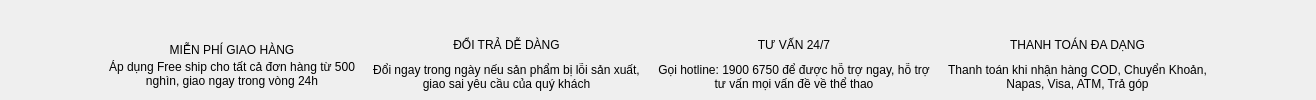
                   <widget class="QWidget" name="horizontalWidget_3" native="true">
                    <layout class="QHBoxLayout" name="horizontalLayout_25">
                     <property name="spacing">
                      <number>0</number>
                     </property>
                     <property name="leftMargin">
                      <number>0</number>
                     </property>
                     <property name="topMargin">
                      <number>0</number>
                     </property>
                     <property name="rightMargin">
                      <number>0</number>
                     </property>
                     <property name="bottomMargin">
                      <number>0</number>
                     </property>
                     <item>
                      <widget class="QWidget" name="sectionWhy" native="true">
                       <property name="minimumSize">
                        <size>
                         <width>0</width>
                         <height>0</height>
                        </size>
                       </property>
                       <property name="maximumSize">
                        <size>
                         <width>16777215</width>
                         <height>16777215</height>
                        </size>
                       </property>
                       <layout class="QHBoxLayout" name="horizontalLayout_27">
                        <property name="spacing">
                         <number>0</number>
                        </property>
                        <property name="leftMargin">
                         <number>100</number>
                        </property>
                        <property name="topMargin">
                         <number>0</number>
                        </property>
                        <property name="rightMargin">
                         <number>100</number>
                        </property>
                        <property name="bottomMargin">
                         <number>0</number>
                        </property>
                        <item>
                         <widget class="QWidget" name="widget_30" native="true">
                          <property name="minimumSize">
                           <size>
                            <width>0</width>
                            <height>0</height>
                           </size>
                          </property>
                          <property name="maximumSize">
                           <size>
                            <width>310</width>
                            <height>16777215</height>
                           </size>
                          </property>
                          <layout class="QVBoxLayout" name="verticalLayout_25">
                           <property name="spacing">
                            <number>0</number>
                           </property>
                           <property name="leftMargin">
                            <number>9</number>
                           </property>
                           <property name="topMargin">
                            <number>9</number>
                           </property>
                           <property name="rightMargin">
                            <number>9</number>
                           </property>
                           <property name="bottomMargin">
                            <number>9</number>
                           </property>
                           <item alignment="Qt::AlignHCenter">
                            <widget class="QLabel" name="label_54">
                             <property name="maximumSize">
                              <size>
                               <width>64</width>
                               <height>64</height>
                              </size>
                             </property>
                             <property name="text">
                              <string/>
                             </property>
                             <property name="pixmap">
                              <pixmap resource="../resource.qrc">:/img/resources/img/why_1.png</pixmap>
                             </property>
                            </widget>
                           </item>
                           <item>
                            <widget class="QLabel" name="label_52">
                             <property name="maximumSize">
                              <size>
                               <width>16777215</width>
                               <height>20</height>
                              </size>
                             </property>
                             <property name="text">
                              <string>MIỄN PHÍ GIAO HÀNG</string>
                             </property>
                             <property name="alignment">
                              <set>Qt::AlignCenter</set>
                             </property>
                            </widget>
                           </item>
                           <item>
                            <widget class="QLabel" name="label_53">
                             <property name="text">
                              <string>Áp dụng Free ship cho tất cả đơn hàng từ 500 nghìn, giao ngay trong vòng 24h</string>
                             </property>
                             <property name="alignment">
                              <set>Qt::AlignHCenter|Qt::AlignTop</set>
                             </property>
                             <property name="wordWrap">
                              <bool>true</bool>
                             </property>
                            </widget>
                           </item>
                          </layout>
                         </widget>
                        </item>
                        <item>
                         <widget class="QWidget" name="widget_35" native="true">
                          <layout class="QVBoxLayout" name="verticalLayout_26">
                           <property name="spacing">
                            <number>9</number>
                           </property>
                           <property name="leftMargin">
                            <number>9</number>
                           </property>
                           <property name="topMargin">
                            <number>9</number>
                           </property>
                           <property name="rightMargin">
                            <number>9</number>
                           </property>
                           <property name="bottomMargin">
                            <number>9</number>
                           </property>
                           <item alignment="Qt::AlignHCenter">
                            <widget class="QLabel" name="label_55">
                             <property name="maximumSize">
                              <size>
                               <width>64</width>
                               <height>64</height>
                              </size>
                             </property>
                             <property name="text">
                              <string/>
                             </property>
                             <property name="pixmap">
                              <pixmap resource="../resource.qrc">:/img/resources/img/why_1.png</pixmap>
                             </property>
                            </widget>
                           </item>
                           <item>
                            <widget class="QLabel" name="label_57">
                             <property name="maximumSize">
                              <size>
                               <width>16777215</width>
                               <height>20</height>
                              </size>
                             </property>
                             <property name="text">
                              <string>ĐỔI TRẢ DỄ DÀNG</string>
                             </property>
                             <property name="alignment">
                              <set>Qt::AlignCenter</set>
                             </property>
                            </widget>
                           </item>
                           <item>
                            <widget class="QLabel" name="label_56">
                             <property name="text">
                              <string>Đổi ngay trong ngày nếu sản phẩm bị lỗi sản xuất, giao sai yêu cầu của quý khách</string>
                             </property>
                             <property name="alignment">
                              <set>Qt::AlignHCenter|Qt::AlignTop</set>
                             </property>
                             <property name="wordWrap">
                              <bool>true</bool>
                             </property>
                            </widget>
                           </item>
                          </layout>
                         </widget>
                        </item>
                        <item>
                         <widget class="QWidget" name="widget_36" native="true">
                          <layout class="QVBoxLayout" name="verticalLayout_27">
                           <property name="spacing">
                            <number>9</number>
                           </property>
                           <property name="leftMargin">
                            <number>9</number>
                           </property>
                           <property name="topMargin">
                            <number>9</number>
                           </property>
                           <property name="rightMargin">
                            <number>9</number>
                           </property>
                           <property name="bottomMargin">
                            <number>9</number>
                           </property>
                           <item alignment="Qt::AlignHCenter">
                            <widget class="QLabel" name="label_58">
                             <property name="maximumSize">
                              <size>
                               <width>64</width>
                               <height>64</height>
                              </size>
                             </property>
                             <property name="text">
                              <string/>
                             </property>
                             <property name="pixmap">
                              <pixmap resource="../resource.qrc">:/img/resources/img/why_1.png</pixmap>
                             </property>
                            </widget>
                           </item>
                           <item>
                            <widget class="QLabel" name="label_60">
                             <property name="maximumSize">
                              <size>
                               <width>16777215</width>
                               <height>20</height>
                              </size>
                             </property>
                             <property name="text">
                              <string>TƯ VẤN 24/7</string>
                             </property>
                             <property name="alignment">
                              <set>Qt::AlignCenter</set>
                             </property>
                            </widget>
                           </item>
                           <item>
                            <widget class="QLabel" name="label_59">
                             <property name="text">
                              <string>Gọi hotline: 1900 6750 để được hỗ trợ ngay, hỗ trợ tư vấn mọi vấn đề về thể thao</string>
                             </property>
                             <property name="alignment">
                              <set>Qt::AlignHCenter|Qt::AlignTop</set>
                             </property>
                             <property name="wordWrap">
                              <bool>true</bool>
                             </property>
                            </widget>
                           </item>
                          </layout>
                         </widget>
                        </item>
                        <item>
                         <widget class="QWidget" name="widget_37" native="true">
                          <layout class="QVBoxLayout" name="verticalLayout_28">
                           <property name="spacing">
                            <number>9</number>
                           </property>
                           <property name="leftMargin">
                            <number>9</number>
                           </property>
                           <property name="topMargin">
                            <number>9</number>
                           </property>
                           <property name="rightMargin">
                            <number>9</number>
                           </property>
                           <property name="bottomMargin">
                            <number>9</number>
                           </property>
                           <item alignment="Qt::AlignHCenter">
                            <widget class="QLabel" name="label_61">
                             <property name="maximumSize">
                              <size>
                               <width>64</width>
                               <height>64</height>
                              </size>
                             </property>
                             <property name="text">
                              <string/>
                             </property>
                             <property name="pixmap">
                              <pixmap resource="../resource.qrc">:/img/resources/img/why_1.png</pixmap>
                             </property>
                            </widget>
                           </item>
                           <item>
                            <widget class="QLabel" name="label_63">
                             <property name="maximumSize">
                              <size>
                               <width>16777215</width>
                               <height>20</height>
                              </size>
                             </property>
                             <property name="text">
                              <string>THANH TOÁN ĐA DẠNG</string>
                             </property>
                             <property name="alignment">
                              <set>Qt::AlignCenter</set>
                             </property>
                            </widget>
                           </item>
                           <item>
                            <widget class="QLabel" name="label_62">
                             <property name="text">
                              <string>Thanh toán khi nhận hàng COD, Chuyển Khoản, Napas, Visa, ATM, Trả góp</string>
                             </property>
                             <property name="alignment">
                              <set>Qt::AlignHCenter|Qt::AlignTop</set>
                             </property>
                             <property name="wordWrap">
                              <bool>true</bool>
                             </property>
                            </widget>
                           </item>
                          </layout>
                         </widget>
                        </item>
                       </layout>
                      </widget>
                     </item>
                    </layout>
                   </widget>
